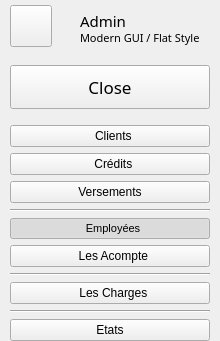
        <widget class="QFrame" name="leftMenuBg">
         <property name="minimumSize">
          <size>
           <width>220</width>
           <height>0</height>
          </size>
         </property>
         <property name="maximumSize">
          <size>
           <width>33</width>
           <height>16777215</height>
          </size>
         </property>
         <property name="frameShape">
          <enum>QFrame::NoFrame</enum>
         </property>
         <property name="frameShadow">
          <enum>QFrame::Raised</enum>
         </property>
         <layout class="QVBoxLayout" name="verticalLayout_6">
          <property name="spacing">
           <number>0</number>
          </property>
          <property name="leftMargin">
           <number>0</number>
          </property>
          <property name="topMargin">
           <number>0</number>
          </property>
          <property name="rightMargin">
           <number>0</number>
          </property>
          <property name="bottomMargin">
           <number>0</number>
          </property>
          <item>
           <widget class="QFrame" name="topLogoInfo">
            <property name="minimumSize">
             <size>
              <width>0</width>
              <height>50</height>
             </size>
            </property>
            <property name="maximumSize">
             <size>
              <width>16777215</width>
              <height>50</height>
             </size>
            </property>
            <property name="frameShape">
             <enum>QFrame::NoFrame</enum>
            </property>
            <property name="frameShadow">
             <enum>QFrame::Raised</enum>
            </property>
            <widget class="QFrame" name="topLogo">
             <property name="geometry">
              <rect>
               <x>10</x>
               <y>5</y>
               <width>42</width>
               <height>42</height>
              </rect>
             </property>
             <property name="minimumSize">
              <size>
               <width>42</width>
               <height>42</height>
              </size>
             </property>
             <property name="maximumSize">
              <size>
               <width>42</width>
               <height>42</height>
              </size>
             </property>
             <property name="frameShape">
              <enum>QFrame::NoFrame</enum>
             </property>
             <property name="frameShadow">
              <enum>QFrame::Raised</enum>
             </property>
             <layout class="QVBoxLayout" name="verticalLayout_32">
              <property name="spacing">
               <number>0</number>
              </property>
              <property name="leftMargin">
               <number>0</number>
              </property>
              <property name="topMargin">
               <number>0</number>
              </property>
              <property name="rightMargin">
               <number>0</number>
              </property>
              <property name="bottomMargin">
               <number>0</number>
              </property>
              <item>
               <widget class="QToolButton" name="buttonIcon">
                <property name="sizePolicy">
                 <sizepolicy hsizetype="Preferred" vsizetype="Preferred">
                  <horstretch>0</horstretch>
                  <verstretch>0</verstretch>
                 </sizepolicy>
                </property>
                <property name="minimumSize">
                 <size>
                  <width>0</width>
                  <height>41</height>
                 </size>
                </property>
                <property name="text">
                 <string/>
                </property>
                <property name="icon">
                 <iconset resource="../resources.qrc">
                  <normaloff>:/images/images/images/app_icon.png</normaloff>:/images/images/images/app_icon.png</iconset>
                </property>
                <property name="iconSize">
                 <size>
                  <width>39</width>
                  <height>39</height>
                 </size>
                </property>
               </widget>
              </item>
             </layout>
            </widget>
            <widget class="QLabel" name="labelUsername">
             <property name="geometry">
              <rect>
               <x>80</x>
               <y>10</y>
               <width>160</width>
               <height>20</height>
              </rect>
             </property>
             <property name="font">
              <font>
               <family>Lucida Casual</family>
               <pointsize>11</pointsize>
               <weight>50</weight>
               <italic>false</italic>
               <bold>false</bold>
              </font>
             </property>
             <property name="text">
              <string>Admin</string>
             </property>
             <property name="alignment">
              <set>Qt::AlignLeading|Qt::AlignLeft|Qt::AlignTop</set>
             </property>
            </widget>
            <widget class="QLabel" name="labelUserGroupe">
             <property name="geometry">
              <rect>
               <x>80</x>
               <y>30</y>
               <width>160</width>
               <height>16</height>
              </rect>
             </property>
             <property name="maximumSize">
              <size>
               <width>16777215</width>
               <height>16777215</height>
              </size>
             </property>
             <property name="font">
              <font>
               <family>Lucida Casual</family>
               <pointsize>8</pointsize>
               <weight>50</weight>
               <italic>false</italic>
               <bold>false</bold>
              </font>
             </property>
             <property name="text">
              <string>Modern GUI / Flat Style</string>
             </property>
             <property name="alignment">
              <set>Qt::AlignLeading|Qt::AlignLeft|Qt::AlignTop</set>
             </property>
            </widget>
           </widget>
          </item>
          <item>
           <widget class="QFrame" name="leftMenuFrame">
            <property name="frameShape">
             <enum>QFrame::NoFrame</enum>
            </property>
            <property name="frameShadow">
             <enum>QFrame::Raised</enum>
            </property>
            <layout class="QVBoxLayout" name="verticalMenuLayout">
             <property name="spacing">
              <number>10</number>
             </property>
             <property name="leftMargin">
              <number>10</number>
             </property>
             <property name="topMargin">
              <number>15</number>
             </property>
             <property name="rightMargin">
              <number>10</number>
             </property>
             <property name="bottomMargin">
              <number>0</number>
             </property>
             <item>
              <widget class="QFrame" name="toggleBox">
               <property name="maximumSize">
                <size>
                 <width>16777215</width>
                 <height>50</height>
                </size>
               </property>
               <property name="frameShape">
                <enum>QFrame::NoFrame</enum>
               </property>
               <property name="frameShadow">
                <enum>QFrame::Raised</enum>
               </property>
               <layout class="QVBoxLayout" name="verticalLayout_7">
                <property name="spacing">
                 <number>0</number>
                </property>
                <property name="leftMargin">
                 <number>0</number>
                </property>
                <property name="topMargin">
                 <number>0</number>
                </property>
                <property name="rightMargin">
                 <number>0</number>
                </property>
                <property name="bottomMargin">
                 <number>0</number>
                </property>
                <item>
                 <widget class="QPushButton" name="toggleMenuButton">
                  <property name="sizePolicy">
                   <sizepolicy hsizetype="Expanding" vsizetype="Fixed">
                    <horstretch>0</horstretch>
                    <verstretch>0</verstretch>
                   </sizepolicy>
                  </property>
                  <property name="minimumSize">
                   <size>
                    <width>0</width>
                    <height>44</height>
                   </size>
                  </property>
                  <property name="font">
                   <font>
                    <family>Lucida Casual</family>
                    <pointsize>13</pointsize>
                    <weight>50</weight>
                    <italic>false</italic>
                    <bold>false</bold>
                   </font>
                  </property>
                  <property name="cursor">
                   <cursorShape>PointingHandCursor</cursorShape>
                  </property>
                  <property name="layoutDirection">
                   <enum>Qt::LeftToRight</enum>
                  </property>
                  <property name="styleSheet">
                   <string notr="true"/>
                  </property>
                  <property name="text">
                   <string>Close</string>
                  </property>
                  <property name="icon">
                   <iconset resource="../resources.qrc">
                    <normaloff>:/icons/images/icons/cil-menu.png</normaloff>:/icons/images/icons/cil-menu.png</iconset>
                  </property>
                  <property name="iconSize">
                   <size>
                    <width>25</width>
                    <height>25</height>
                   </size>
                  </property>
                  <property name="checkable">
                   <bool>false</bool>
                  </property>
                 </widget>
                </item>
               </layout>
              </widget>
             </item>
             <item alignment="Qt::AlignTop">
              <widget class="QFrame" name="topMenu">
               <property name="frameShape">
                <enum>QFrame::NoFrame</enum>
               </property>
               <property name="frameShadow">
                <enum>QFrame::Raised</enum>
               </property>
               <layout class="QVBoxLayout" name="verticalLayout_8">
                <property name="spacing">
                 <number>6</number>
                </property>
                <property name="leftMargin">
                 <number>0</number>
                </property>
                <property name="topMargin">
                 <number>6</number>
                </property>
                <property name="rightMargin">
                 <number>0</number>
                </property>
                <property name="bottomMargin">
                 <number>0</number>
                </property>
                <item>
                 <widget class="QPushButton" name="buttonClientsPage">
                  <property name="sizePolicy">
                   <sizepolicy hsizetype="Minimum" vsizetype="Preferred">
                    <horstretch>0</horstretch>
                    <verstretch>0</verstretch>
                   </sizepolicy>
                  </property>
                  <property name="cursor">
                   <cursorShape>PointingHandCursor</cursorShape>
                  </property>
                  <property name="toolTip">
                   <string>Liste des Clients</string>
                  </property>
                  <property name="text">
                   <string>  Clients</string>
                  </property>
                  <property name="iconSize">
                   <size>
                    <width>35</width>
                    <height>35</height>
                   </size>
                  </property>
                  <property name="checkable">
                   <bool>true</bool>
                  </property>
                 </widget>
                </item>
                <item>
                 <widget class="QPushButton" name="buttonCreditPage">
                  <property name="sizePolicy">
                   <sizepolicy hsizetype="Preferred" vsizetype="Preferred">
                    <horstretch>0</horstretch>
                    <verstretch>0</verstretch>
                   </sizepolicy>
                  </property>
                  <property name="cursor">
                   <cursorShape>PointingHandCursor</cursorShape>
                  </property>
                  <property name="toolTip">
                   <string>Liste des Crédits</string>
                  </property>
                  <property name="styleSheet">
                   <string notr="true"/>
                  </property>
                  <property name="text">
                   <string>  Crédits</string>
                  </property>
                  <property name="iconSize">
                   <size>
                    <width>35</width>
                    <height>35</height>
                   </size>
                  </property>
                  <property name="checkable">
                   <bool>true</bool>
                  </property>
                 </widget>
                </item>
                <item>
                 <widget class="QPushButton" name="buttonPaymentsPage">
                  <property name="cursor">
                   <cursorShape>PointingHandCursor</cursorShape>
                  </property>
                  <property name="text">
                   <string>Versements</string>
                  </property>
                  <property name="iconSize">
                   <size>
                    <width>35</width>
                    <height>35</height>
                   </size>
                  </property>
                  <property name="checkable">
                   <bool>true</bool>
                  </property>
                 </widget>
                </item>
                <item>
                 <widget class="Line" name="line_9">
                  <property name="orientation">
                   <enum>Qt::Horizontal</enum>
                  </property>
                 </widget>
                </item>
                <item>
                 <widget class="QPushButton" name="buttonEmployesPage">
                  <property name="sizePolicy">
                   <sizepolicy hsizetype="Preferred" vsizetype="Preferred">
                    <horstretch>0</horstretch>
                    <verstretch>0</verstretch>
                   </sizepolicy>
                  </property>
                  <property name="minimumSize">
                   <size>
                    <width>0</width>
                    <height>0</height>
                   </size>
                  </property>
                  <property name="font">
                   <font>
                    <family>MS Shell Dlg 2</family>
                    <pointsize>8</pointsize>
                    <weight>50</weight>
                    <italic>false</italic>
                    <bold>false</bold>
                    <kerning>true</kerning>
                   </font>
                  </property>
                  <property name="cursor">
                   <cursorShape>PointingHandCursor</cursorShape>
                  </property>
                  <property name="toolTip">
                   <string>Liste des Employée</string>
                  </property>
                  <property name="statusTip">
                   <string>Articles</string>
                  </property>
                  <property name="layoutDirection">
                   <enum>Qt::LeftToRight</enum>
                  </property>
                  <property name="styleSheet">
                   <string notr="true"/>
                  </property>
                  <property name="text">
                   <string>  Employées</string>
                  </property>
                  <property name="icon">
                   <iconset resource="../resources.qrc">
                    <normaloff>:/icons/images/icons/cil-user-female.png</normaloff>:/icons/images/icons/cil-user-female.png</iconset>
                  </property>
                  <property name="iconSize">
                   <size>
                    <width>35</width>
                    <height>35</height>
                   </size>
                  </property>
                  <property name="checkable">
                   <bool>true</bool>
                  </property>
                  <property name="checked">
                   <bool>true</bool>
                  </property>
                 </widget>
                </item>
                <item>
                 <widget class="QPushButton" name="buttonAccomptePage">
                  <property name="sizePolicy">
                   <sizepolicy hsizetype="Preferred" vsizetype="Preferred">
                    <horstretch>0</horstretch>
                    <verstretch>0</verstretch>
                   </sizepolicy>
                  </property>
                  <property name="cursor">
                   <cursorShape>PointingHandCursor</cursorShape>
                  </property>
                  <property name="toolTip">
                   <string>Les Acompte sur Salaire</string>
                  </property>
                  <property name="styleSheet">
                   <string notr="true"/>
                  </property>
                  <property name="text">
                   <string>  Les Acompte</string>
                  </property>
                  <property name="iconSize">
                   <size>
                    <width>35</width>
                    <height>35</height>
                   </size>
                  </property>
                  <property name="checkable">
                   <bool>true</bool>
                  </property>
                 </widget>
                </item>
                <item>
                 <widget class="Line" name="line_12">
                  <property name="orientation">
                   <enum>Qt::Horizontal</enum>
                  </property>
                 </widget>
                </item>
                <item>
                 <widget class="QPushButton" name="buttonChargePage">
                  <property name="cursor">
                   <cursorShape>PointingHandCursor</cursorShape>
                  </property>
                  <property name="toolTip">
                   <string>Les Charges</string>
                  </property>
                  <property name="text">
                   <string>  Les Charges</string>
                  </property>
                  <property name="iconSize">
                   <size>
                    <width>35</width>
                    <height>35</height>
                   </size>
                  </property>
                  <property name="checkable">
                   <bool>true</bool>
                  </property>
                 </widget>
                </item>
                <item>
                 <widget class="Line" name="line_8">
                  <property name="orientation">
                   <enum>Qt::Horizontal</enum>
                  </property>
                 </widget>
                </item>
                <item>
                 <widget class="QPushButton" name="buttonEtatPage">
                  <property name="cursor">
                   <cursorShape>PointingHandCursor</cursorShape>
                  </property>
                  <property name="text">
                   <string>Etats</string>
                  </property>
                  <property name="iconSize">
                   <size>
                    <width>35</width>
                    <height>35</height>
                   </size>
                  </property>
                  <property name="checkable">
                   <bool>true</bool>
                  </property>
                 </widget>
                </item>
               </layout>
              </widget>
             </item>
            </layout>
           </widget>
          </item>
         </layout>
        </widget>
